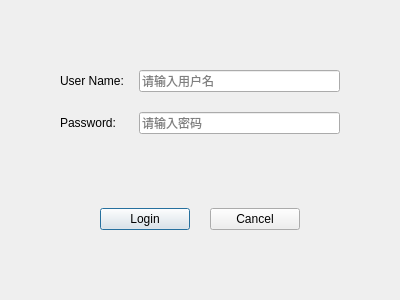
<?xml version="1.0" encoding="UTF-8"?>
<ui version="4.0">
 <class>LoginDialog</class>
 <widget class="QDialog" name="LoginDialog">
  <property name="geometry">
   <rect>
    <x>0</x>
    <y>0</y>
    <width>400</width>
    <height>300</height>
   </rect>
  </property>
  <property name="focusPolicy">
   <enum>Qt::ClickFocus</enum>
  </property>
  <property name="windowTitle">
   <string>Dialog</string>
  </property>
  <layout class="QVBoxLayout" name="verticalLayout">
   <property name="leftMargin">
    <number>60</number>
   </property>
   <property name="topMargin">
    <number>70</number>
   </property>
   <property name="rightMargin">
    <number>60</number>
   </property>
   <property name="bottomMargin">
    <number>70</number>
   </property>
   <item>
    <layout class="QGridLayout" name="gridLayout">
     <property name="horizontalSpacing">
      <number>15</number>
     </property>
     <property name="verticalSpacing">
      <number>20</number>
     </property>
     <item row="0" column="0">
      <widget class="QLabel" name="label">
       <property name="text">
        <string>User Name:</string>
       </property>
      </widget>
     </item>
     <item row="0" column="1">
      <widget class="QLineEdit" name="usrLineEdit">
       <property name="placeholderText">
        <string>请输入用户名</string>
       </property>
      </widget>
     </item>
     <item row="1" column="0">
      <widget class="QLabel" name="label_2">
       <property name="text">
        <string>Password:</string>
       </property>
      </widget>
     </item>
     <item row="1" column="1">
      <widget class="QLineEdit" name="pwdLineEdit">
       <property name="echoMode">
        <enum>QLineEdit::Password</enum>
       </property>
       <property name="placeholderText">
        <string>请输入密码</string>
       </property>
      </widget>
     </item>
    </layout>
   </item>
   <item>
    <spacer name="verticalSpacer">
     <property name="orientation">
      <enum>Qt::Vertical</enum>
     </property>
     <property name="sizeHint" stdset="0">
      <size>
       <width>20</width>
       <height>40</height>
      </size>
     </property>
    </spacer>
   </item>
   <item>
    <layout class="QHBoxLayout" name="horizontalLayout">
     <property name="spacing">
      <number>20</number>
     </property>
     <property name="leftMargin">
      <number>40</number>
     </property>
     <property name="rightMargin">
      <number>40</number>
     </property>
     <item>
      <widget class="QPushButton" name="loginBtn">
       <property name="text">
        <string>Login</string>
       </property>
      </widget>
     </item>
     <item>
      <widget class="QPushButton" name="exitBtn">
       <property name="text">
        <string>Cancel</string>
       </property>
      </widget>
     </item>
    </layout>
   </item>
  </layout>
 </widget>
 <resources/>
 <connections>
  <connection>
   <sender>exitBtn</sender>
   <signal>clicked()</signal>
   <receiver>LoginDialog</receiver>
   <slot>close()</slot>
   <hints>
    <hint type="sourcelabel">
     <x>258</x>
     <y>223</y>
    </hint>
    <hint type="destinationlabel">
     <x>199</x>
     <y>149</y>
    </hint>
   </hints>
  </connection>
 </connections>
</ui>
